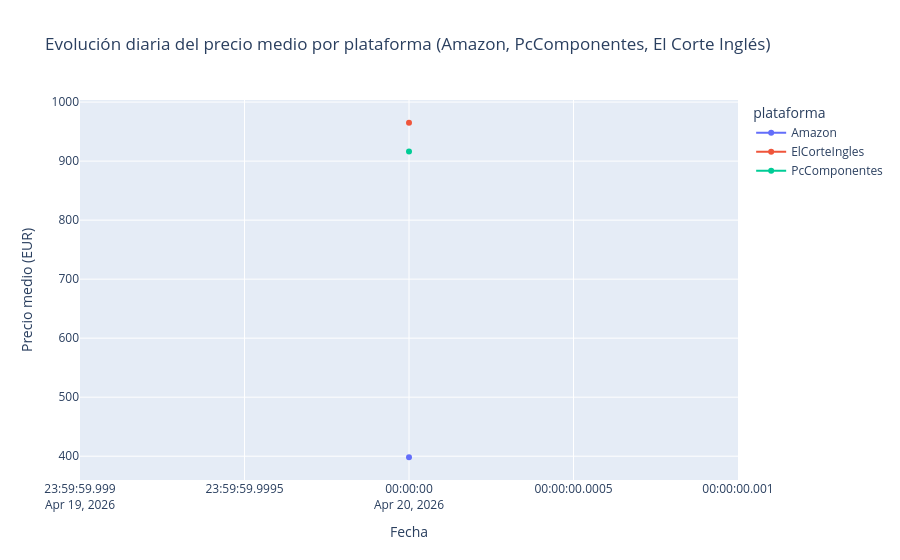

Here is the notebook cell this chart was saved with:
### Code cell
evolucion = (
    df.groupby(["fecha_dia", "plataforma"], as_index=False)
      .agg(
          precio_medio=("precio_actual_num", "mean"),
          precio_mediano=("precio_actual_num", "median"),
          n_productos=("nombre", "count")
      )
)

display(evolucion.sort_values(["fecha_dia", "plataforma"]))

fig = px.line(
    evolucion,
    x="fecha_dia",
    y="precio_medio",
    color="plataforma",
    markers=True,
    title="Evolución diaria del precio medio por plataforma (Amazon, PcComponentes, El Corte Inglés)"
)
fig.update_layout(xaxis_title="Fecha", yaxis_title="Precio medio (EUR)")
fig.show()

### Figure 1 — Plotly figure (JSON) as saved in the notebook; plotly's stock layout.template omitted (floating-point values rounded to 4 significant figures)
{"data": [{"hovertemplate": "plataforma=Amazon<br>fecha_dia=%{x}<br>precio_medio=%{y}<extra></extra>", "legendgroup": "Amazon", "line": {"color": "#636efa", "dash": "solid"}, "marker": {"symbol": "circle"}, "mode": "lines+markers", "name": "Amazon", "orientation": "v", "showlegend": true, "type": "scatter", "x": ["2026-04-20"], "xaxis": "x", "y": [398.2], "yaxis": "y"}, {"hovertemplate": "plataforma=ElCorteIngles<br>fecha_dia=%{x}<br>precio_medio=%{y}<extra></extra>", "legendgroup": "ElCorteIngles", "line": {"color": "#EF553B", "dash": "solid"}, "marker": {"symbol": "circle"}, "mode": "lines+markers", "name": "ElCorteIngles", "orientation": "v", "showlegend": true, "type": "scatter", "x": ["2026-04-20"], "xaxis": "x", "y": [965.0], "yaxis": "y"}, {"hovertemplate": "plataforma=PcComponentes<br>fecha_dia=%{x}<br>precio_medio=%{y}<extra></extra>", "legendgroup": "PcComponentes", "line": {"color": "#00cc96", "dash": "solid"}, "marker": {"symbol": "circle"}, "mode": "lines+markers", "name": "PcComponentes", "orientation": "v", "showlegend": true, "type": "scatter", "x": ["2026-04-20"], "xaxis": "x", "y": [916.2], "yaxis": "y"}], "layout": {"legend": {"title": {"text": "plataforma"}, "tracegroupgap": 0}, "title": {"text": "Evolución diaria del precio medio por plataforma (Amazon, PcComponentes, El Corte Inglés)"}, "xaxis": {"anchor": "y", "domain": [0, 1], "title": {"text": "Fecha"}}, "yaxis": {"anchor": "x", "domain": [0, 1], "title": {"text": "Precio medio (EUR)"}}}}
